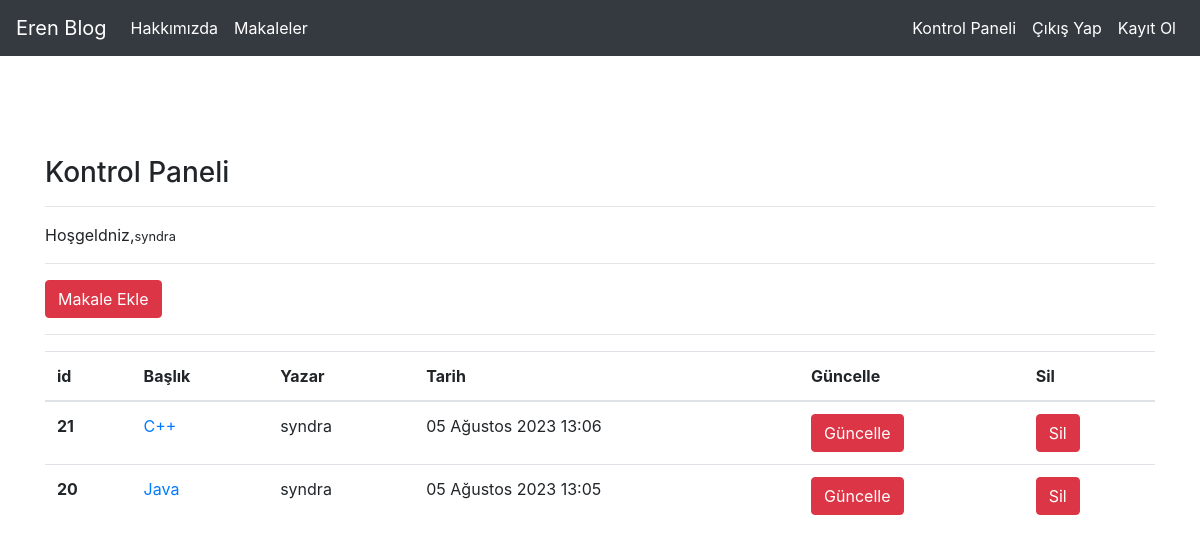
Screenshot of /articles/dashboard/ (signed in) with the database file from the repository.
### article/models.py (models this page shows, shortened)
class Article(models.Model):
    author = models.ForeignKey("auth.User",on_delete=models.CASCADE,verbose_name="Yazar")
    title = models.CharField(max_length = 50,verbose_name="Başlık")
    content = RichTextField()
    created_date = models.DateTimeField(auto_now_add=True,verbose_name="Oluşturulma Tarihi")
    article_image = models.FileField(blank = True,null = True,verbose_name = "Makaleye Fotoğraf Ekleyin")
    class Meta:
        ordering = ['-created_date']

### article/views.py (the view)
# urls.py: path('dashboard/',views.dashboard,name="dashboard"),
@login_required(login_url="user:login")
def dashboard(request):
    articles = Article.objects.filter(author = request.user)
    context = {
        "articles" : articles
    }
    return render(request,"dashboard.html",context)

### templates/dashboard.html
{% extends "layout.html" %}
{% block body %}
<h3>Kontrol Paneli</h3>
<hr>
<p>
Hoşgeldniz,<small>{{request.user}}</small>
</p>
<hr>
<a class= "btn btn-danger" href="/articles/addarticle">Makale Ekle</a>
<hr>
{% if articles %}
<table class="table">
  <thead>
    <tr>
      <th scope="col">id</th>
      <th scope="col">Başlık</th>
      <th scope="col">Yazar</th>
      <th scope="col">Tarih</th>
      <th scope="col">Güncelle</th>
      <th scope="col">Sil</th>
    </tr>
  </thead>
  <tbody>
    {% for article in articles %}
    <tr>
      <th scope="row">{{article.id}}</th>
      <td><a href="/articles/article/{{ article.id }}">{{ article.title }}</a></td>
      <td>{{article.author.username}}</td>
      <td>{{article.created_date}}</td>
      <td><a href="/articles/update/{{article.id}}" class = "btn btn-danger">Güncelle</a></td>
      <td><a href="/articles/delete/{{article.id}}" class = "btn btn-danger">Sil</a></td>
    </tr>
    {% endfor %}
  </tbody>
</table>
{% else %}
<div class = "alert alert-danger">Henüz Bir Makaleniz Bulunmuyor</div>
{% endif %}
{% endblock  %}

### rows the page displays
Article: id "21", title "C++", author.username "syndra", created_date "05 Ağustos 2023 13:06"
Article: id "20", title "Java", author.username "syndra", created_date "05 Ağustos 2023 13:05"

### other values shown
{{ request.user }} "syndra"
